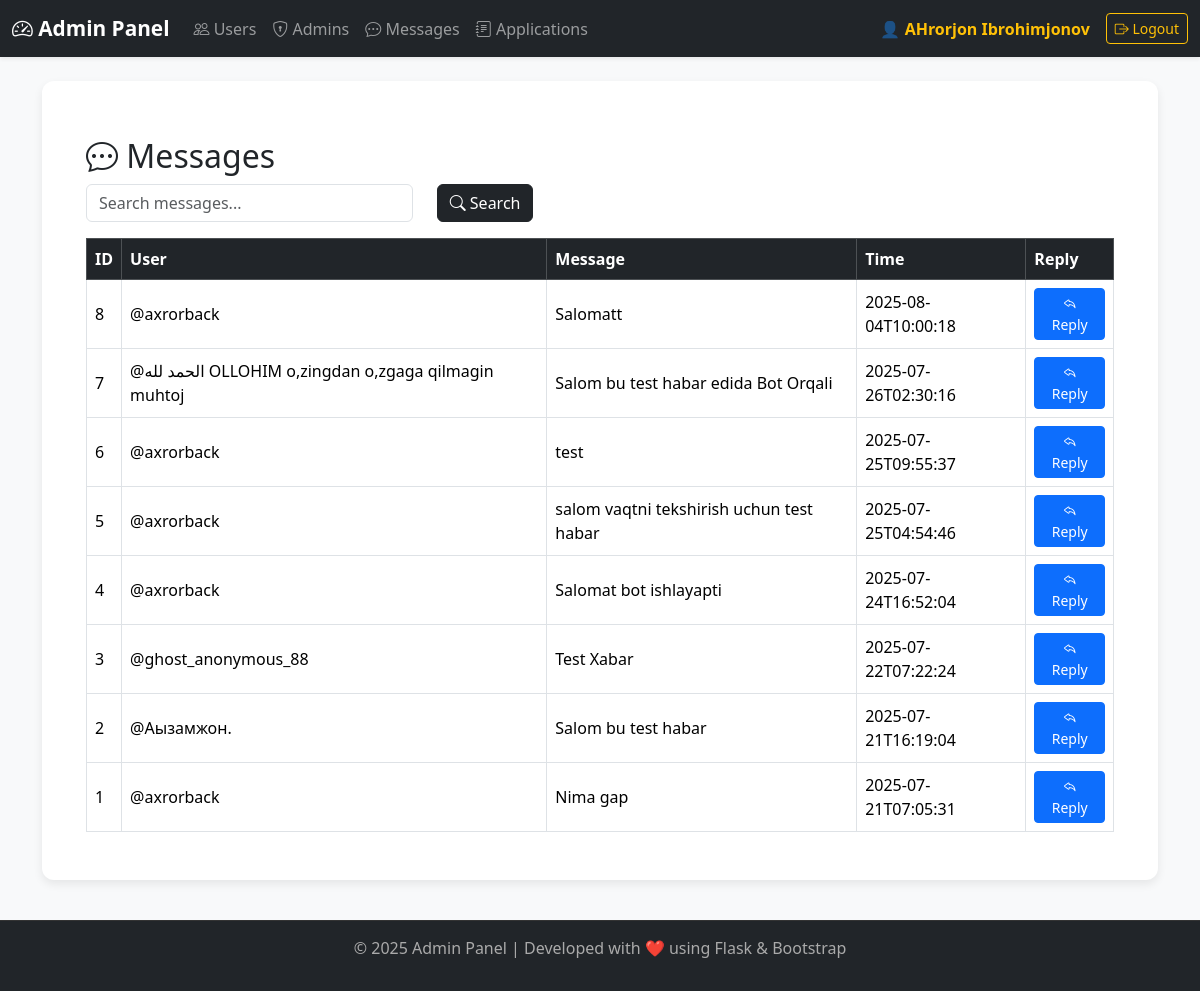
/messages (signed in), run on the app's committed database.
### tables this page shows
CREATE TABLE user_messages (
    id INTEGER PRIMARY KEY AUTOINCREMENT,
    user_id BIGINT NOT NULL,
    username TEXT,
    message_text TEXT NOT NULL,
    admin_msg_id BIGINT,
    language TEXT,
    created_at TIMESTAMP DEFAULT CURRENT_TIMESTAMP
);

### app.py (the view)
@app.route("/messages")
@login_required
def messages():
    search = request.args.get("search", "")
    conn = get_db_connection()
    if search:
        msgs = conn.execute(
            "SELECT * FROM user_messages WHERE message_text LIKE ? ORDER BY id DESC",
            (f"%{search}%",),
        ).fetchall()
    else:
        msgs = conn.execute("SELECT * FROM user_messages ORDER BY id DESC").fetchall()
    conn.close()
    return render_template("messages.html", messages=msgs, search=search)

### app.py (called while the page is built)
def get_db_connection():
    conn = sqlite3.connect(DB_NAME)
    conn.row_factory = sqlite3.Row
    return conn

def login_required(f):
    @wraps(f)
    def decorated_function(*args, **kwargs):
        if "admin_id" not in session:
            flash("Iltimos login qiling!", "danger")
            return redirect(url_for("login"))
        return f(*args, **kwargs)
    return decorated_function

### templates/messages.html (shortened to what this page needs)
{% extends "base.html" %}
{% block content %}
<div class="container mt-4">
  <h2><i class="bi bi-chat-dots"></i> Messages</h2>
  <form class="row mb-3" method="get">
    <div class="col-md-4">
      <input type="text" name="search" value="{{ search }}" class="form-control" placeholder="Search messages...">
    </div>
    <div class="col-md-2">
      <button class="btn btn-dark" type="submit"><i class="bi bi-search"></i> Search</button>
    </div>
  </form>
  <table class="table table-bordered table-hover">
    <thead class="table-dark">
      <tr>
        <th>ID</th><th>User</th><th>Message</th><th>Time</th><th>Reply</th>
      </tr>
    </thead>
    <tbody>
      {% for m in messages %}
      <tr>
        <td>{{ m.id }}</td>
        <td>@{{ m.username }}</td>
        <td>{{ m.message_text }}</td>
        <td>{{ m.created_at }}</td>
        <td>
          <button type="button" class="btn btn-primary btn-sm"
                  data-bs-toggle="modal" data-bs-target="#replyModal{{ m.id }}">
            <i class="bi bi-reply"></i> Reply
          </button>
        </td>
      </tr>
      {% endfor %}
    </tbody>
  </table>
</div>
{% endblock %}

### static/style.css (style rules this page uses)
body { background: #f8f9fa; }
.table td, .table th { vertical-align: middle; }

### templates/base.html (style rules this page uses)
body { background-color: #f8f9fa; }

### data on the page
user_messages: id "8", username "axrorback", message_text "Salomatt", created_at "2025-08-04T10:00:18"
user_messages: id "7", username "الحمد لله OLLOHIM o,zingdan o,zgaga qilmagin muhtoj", message_text "Salom bu test habar edida Bot Orqali", created_at "2025-07-26T02:30:16"
user_messages: id "6", username "axrorback", message_text "test", created_at "2025-07-25T09:55:37"
user_messages: id "5", username "axrorback", message_text "salom vaqtni tekshirish uchun test habar", created_at "2025-07-25T04:54:46"
user_messages: id "4", username "axrorback", message_text "Salomat bot ishlayapti", created_at "2025-07-24T16:52:04"
user_messages: id "3", username "ghost_anonymous_88", message_text "Test Xabar", created_at "2025-07-22T07:22:24"
user_messages: id "2", username "Аызамжон.", message_text "Salom bu test habar", created_at "2025-07-21T16:19:04"
user_messages: id "1", username "axrorback", message_text "Nima gap", created_at "2025-07-21T07:05:31"

### other printed values
{{ session['admin_name'] }} "AHrorjon Ibrohimjonov"
